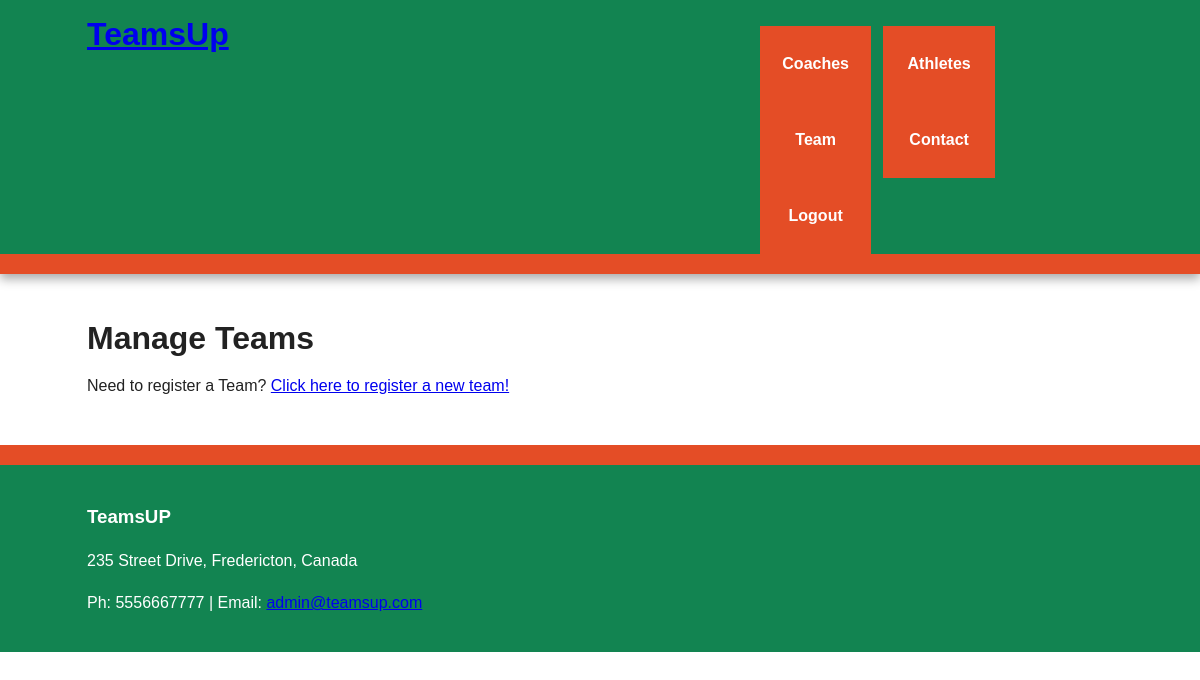
Before: /team (signed in) with the older database file.
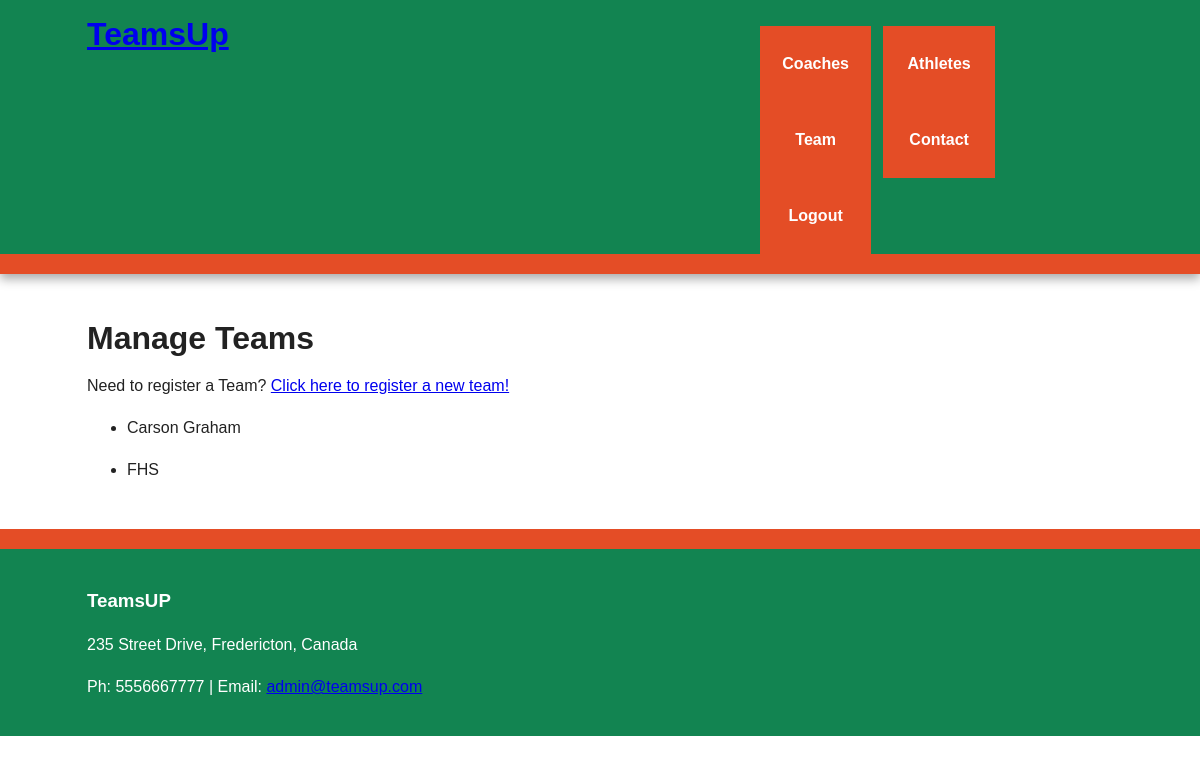
After: the same page with the newer database file.
### flask_package/models.py (models this page shows, shortened)
class Team(db.Model):
    id = db.Column(db.Integer, primary_key=True)
    team_name = db.Column(db.String(140), index=True, unique=True)
    users = db.relationship("User", backref='team', lazy='dynamic')
    athletes = db.relationship("Athlete", backref='team', lazy='dynamic')

### flask_package/routes.py (the view)
@app.route('/team')
@login_required
def team():
    teams = Team.query.all()
    return render_template('team.html', teams=teams)

### flask_package/models.py (called while the page is built)
@login_manager.user_loader
def load_user(user_id):
    return User.query.get(int(user_id))

### flask_package/templates/team.html (shortened to what this page needs)
{% extends "base.html" %}
{% block content %}
    <h1>Manage Teams</h1>
    <p>Need to register a Team? <a href="{{ url_for('register_team') }}">Click here to register a new team!</a></p>
    {% for team in teams %}
        <ul>
            <li>{{ team.team_name }}</li>
        </ul>
    {% endfor %}
{% endblock%}

### flask_package/templates/base.html (shortened to what this page needs)
<!doctype html>
<html class="no-js" lang="">
    <head>
        <link rel="stylesheet" href= "{{ url_for('static', filename= 'css/normalize.min.css') }}">
        <link rel="stylesheet" href=" {{ url_for('static', filename= 'css/main.css') }}">
    </head>
    <body>
        <div class="header-container">
            <header class="wrapper clearfix">
                <h1 class="title"><a href="/index">TeamsUp</a></h1>
                <br>
                <nav>
                    {% if current_user.is_authenticated %}
                        <ul>
                            <ul><a href="/coaches">Coaches</a></ul>
                            <li><a href="/athletes">Athletes</a></li>
                            <li><a href="/team">Team</a></li>
                            <li><a href="/contact">Contact</a></li>
                            <li><a href="/logout">Logout</a></li>
                        </ul>
                    {% else %}
                        <ul>
                            <li><a href="/login">Login</a></li>
                            <li><a href="/register">Register</a></li>
                            <li><a href="/contact">Contact us</a></li>
                        </ul>
                    {% endif %}
                </nav>
            </header>
        </div>
        <div class="main-container">
            <div class="main wrapper clearfix">
               {% block content%} {% endblock %}
            </div>
        </div>
        <div class="footer-container">
            <footer class="wrapper">
                <h3>TeamsUP</h3>
                <p>235 Street Drive, Fredericton, Canada</p>
                <p>Ph: 5556667777 | Email: <a href="/contact">admin@teamsup.com</a></p>
            </footer>
        </div>
    </body>
</html>

### flask_package/static/css/main.css (style rules this page uses)
html { color: #222; font-size: 1em; line-height: 1.4; }
body { font: 16px/26px Helvetica, Helvetica Neue, Arial; }
.wrapper { width: 90%; margin: 0 5%; }
.header-container { border-bottom: 20px solid #e44d26; }
.footer-container, .main aside { border-top: 20px solid #e44d26; }
.header-container, .footer-container, .main aside { background: #128451; }
.title { color: white; }
nav ul { margin: 0; padding: 0; list-style-type: none; }
nav a { display: block; margin-bottom: 10px; padding: 15px 0; text-align: center; text-decoration: none; font-weight: bold; color: white; background: #e44d26; }
.main { padding: 30px 0; }
.footer-container footer { color: white; padding: 20px 0; }
@media only screen and (min-width: 480px) { nav a { float: left; width: 27%; margin: 0 1.7%; padding: 25px 2%; margin-bottom: 0; } }
@media only screen and (min-width: 480px) { nav li:last-child a { margin-right: 0; } }
@media only screen and (min-width: 480px) { nav ul li { display: inline; } }
@media only screen and (min-width: 768px) { .header-container, .main aside { -webkit-box-shadow: 0 5px 10px #aaa; -moz-box-shadow: 0 5px 10px #aaa; box-shadow: 0 5px 10px #aaa; } }
@media only screen and (min-width: 768px) { .title { float: left; } }
@media only screen and (min-width: 768px) { nav { float: right; width: 35%; } }
@media only screen and (min-width: 1140px) { .wrapper { width: 1026px; margin: 0 auto; } }
.clearfix:before, .clearfix:after { content: " "; display: table; }
.clearfix:after { clear: both; }
.clearfix { *zoom: 1; }

Changed rows visible on the page:
added Team: team_name "Carson Graham"
added Team: team_name "FHS"
